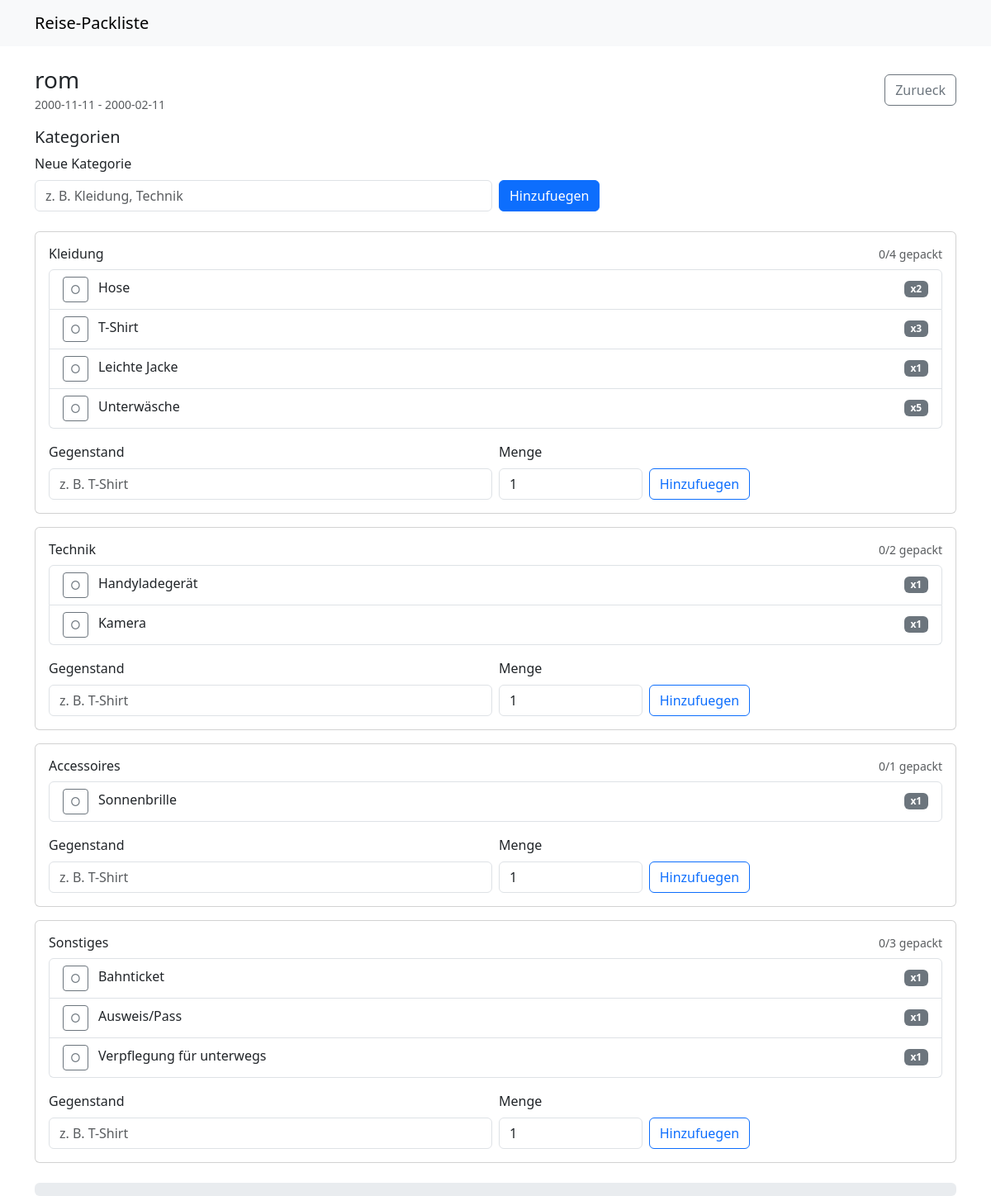
/reise/2, run on an earlier commit of the app's database.
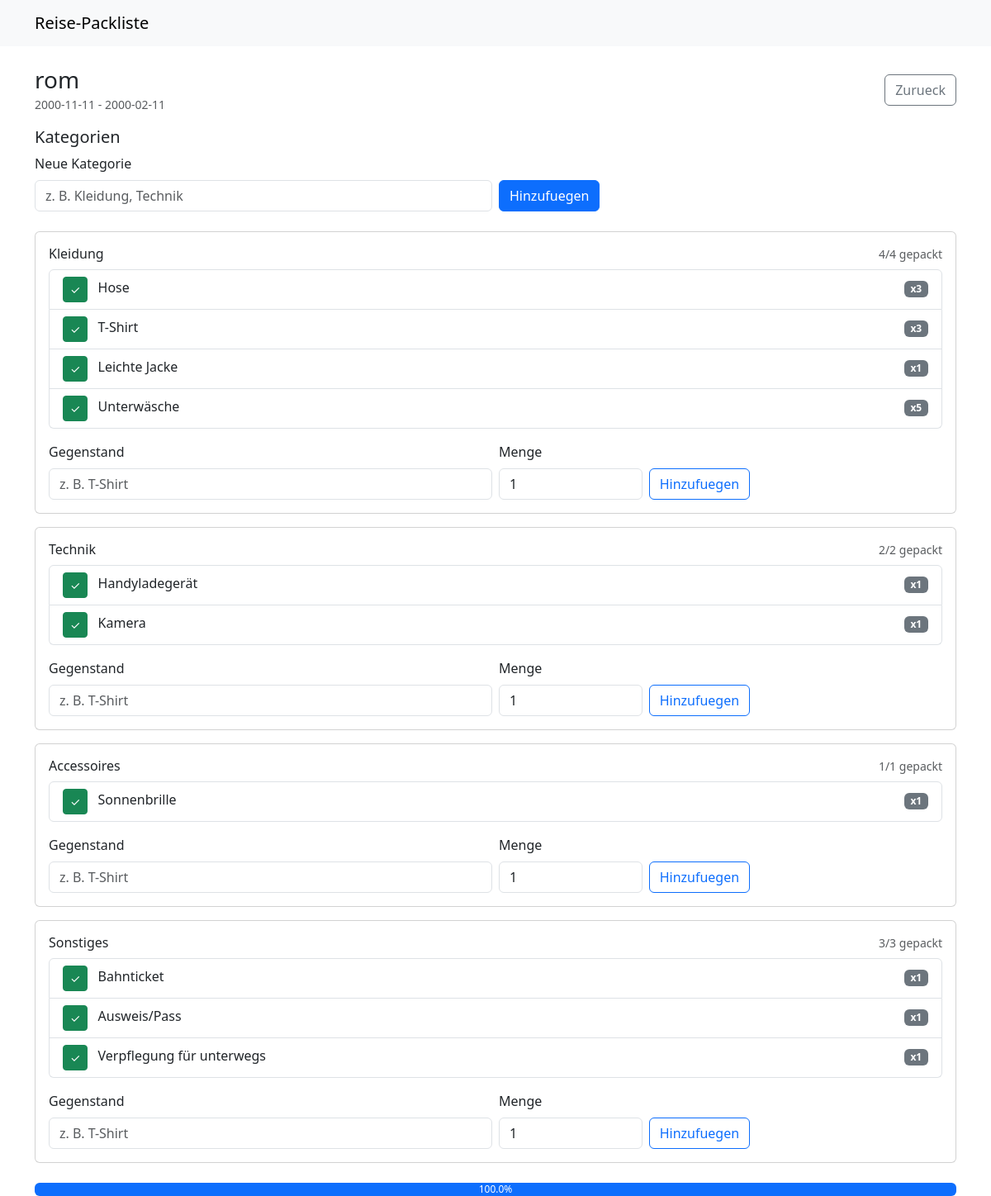
And on a later commit of the database.
### main.py (models this page shows)
class BaseModel(Model):
    class Meta:
        database = db

class ReiseModel(BaseModel):
    class Meta:
        table_name = "reisen"
    id = AutoField()
    name = CharField(max_length=200)
    startdatum = DateField()
    enddatum = DateField()
    beschreibung = TextField(default="")
    def fortschritt_berechnen(self) -> float:
        total = sum(len(k.gegenstaende) for k in self.kategorien)
        if total == 0:
            return 0.0
        gepackt = sum(
            sum(1 for g in k.gegenstaende if g.gepackt) for k in self.kategorien
        )
        return round(gepackt / total * 100.0, 2)

class KategorieModel(BaseModel):
    class Meta:
        table_name = "kategorien"
    id = AutoField()
    name = CharField(max_length=200)
    reise = ForeignKeyField(ReiseModel, backref="kategorien", on_delete="CASCADE")
    def anzahl_gepackt(self) -> int:
        return sum(1 for g in self.gegenstaende if g.gepackt)
    def anzahl_gesamt(self) -> int:
        return len(self.gegenstaende)

class GegenstandModel(BaseModel):
    class Meta:
        table_name = "gegenstaende"
    id = AutoField()
    name = CharField(max_length=200)
    menge = IntegerField(default=1)
    gepackt = BooleanField(default=False)
    kategorie = ForeignKeyField(
        KategorieModel, backref="gegenstaende", on_delete="CASCADE"
    )

### main.py (the view)
@app.get("/reise/<int:reise_id>")
def reise_detail(reise_id: int):
    r = ReiseModel.get_or_none(ReiseModel.id == reise_id)
    if not r:
        abort(404)
    return render_template("reise_detail.html", reise_id=reise_id, reise=r)

### main.py (called while the page is built)
@app.before_request
def _db_connect():
    if db.is_closed():
        db.connect(reuse_if_open=True)

@app.teardown_request
def _db_close(exception=None):
    if not db.is_closed():
        db.close()

### templates/reise_detail.html (shortened to what this page needs)
{% extends 'base.html' %}
{% block content %}
<div class="d-flex justify-content-between align-items-center mb-3">
  <div>
    <h1 class="h3 mb-0">{{ reise.name }}</h1>
    <small class="text-muted">{{ reise.startdatum }} - {{ reise.enddatum }}</small>
  </div>
  <a href="{{ url_for('index') }}" class="btn btn-outline-secondary">Zurueck</a>
  </div>
<div class="mb-4">
  <h2 class="h5">Kategorien</h2>
  <form method="post" action="{{ url_for('kategorie_hinzufuegen', reise_id=reise_id) }}" class="row g-2 align-items-end">
    <div class="col-md-6">
      <label for="kategorie_name" class="form-label">Neue Kategorie</label>
      <input type="text" class="form-control" id="kategorie_name" name="kategorie_name" placeholder="z. B. Kleidung, Technik" />
    </div>
    <div class="col-auto">
      <button class="btn btn-primary" type="submit">Hinzufuegen</button>
    </div>
  </form>
</div>
{% if reise.kategorien %}
  {% for kat in reise.kategorien %}
    {% set kat_index = loop.index0 %}
    <div class="card mb-3">
      <div class="card-body">
        <div class="d-flex justify-content-between align-items-center mb-2">
          <h3 class="h6 mb-0">{{ kat.name }}</h3>
          <small class="text-muted">{{ kat.anzahl_gepackt() }}/{{ kat.anzahl_gesamt() }} gepackt</small>
        </div>
        {% if kat.gegenstaende %}
          <ul class="list-group mb-3">
            {% for g in kat.gegenstaende %}
              <li class="list-group-item d-flex justify-content-between align-items-center">
                <div>
                  <form method="post" action="{{ url_for('toggle_gepackt', reise_id=reise_id, kat_index=kat_index, item_index=loop.index0) }}" class="d-inline">
                    <button class="btn btn-sm {{ 'btn-success' if g.gepackt else 'btn-outline-secondary' }}" type="submit" title="Gepackt umschalten">{{ '&#10003;'|safe if g.gepackt else '&#9675;'|safe }}</button>
                  </form>
                  <span class="ms-2">{{ g.name }}</span>
                </div>
                <span class="badge text-bg-secondary">x{{ g.menge }}</span>
              </li>
            {% endfor %}
          </ul>
        {% else %}
          <div class="text-muted mb-3">Noch keine Gegenstaende</div>
        {% endif %}
        <form class="row g-2" method="post" action="{{ url_for('gegenstand_hinzufuegen', reise_id=reise_id) }}">
          <div class="col-md-6">
            <label class="form-label" for="gegenstand_name_{{ loop.index0 }}">Gegenstand</label>
            <input class="form-control" id="gegenstand_name_{{ loop.index0 }}" name="gegenstand_name" placeholder="z. B. T-Shirt" />
          </div>
          <div class="col-md-2">
            <label class="form-label" for="menge_{{ loop.index0 }}">Menge</label>
            <input class="form-control" id="menge_{{ loop.index0 }}" name="menge" type="number" min="1" value="1" />
          </div>
          <div class="col-auto align-self-end">
            <button class="btn btn-outline-primary" type="submit">Hinzufuegen</button>
          </div>
        </form>
      </div>
    </div>
  {% endfor %}
{% else %}
  <div class="alert alert-secondary">Noch keine Kategorien. Lege oben eine an.</div>
{% endif %}
<div class="mt-4">
  <div class="progress" role="progressbar" aria-valuenow="{{ reise.fortschritt_berechnen() }}" aria-valuemin="0" aria-valuemax="100">
    <div class="progress-bar" style="width: {{ reise.fortschritt_berechnen() }}%">{{ reise.fortschritt_berechnen() }}%</div>
  </div>
  </div>
{% endblock %}

### templates/base.html (shortened to what this page needs)
<!doctype html>
<html lang="de">
  <head>
    <link href="https://cdn.jsdelivr.net/npm/bootstrap@5.3.3/dist/css/bootstrap.min.css" rel="stylesheet" />
  </head>
  <body>
    <nav class="navbar navbar-expand-lg navbar-light bg-light mb-4">
      <div class="container">
        <a class="navbar-brand" href="{{ url_for('index') }}">Reise-Packliste</a>
      </div>
    </nav>
    <main class="container">
      {% block content %}{% endblock %}
    </main>
  </body>
  </html>

What changed in the data, as far as the page shows it:
changed through a linked row, KategorieModel "Kleidung": anzahl_gepackt "0" → "4"
changed GegenstandModel "Hose": gepackt "○" → "✓"; menge "2" → "3"; fortschritt_berechnen (not shown) → "100.0"
changed GegenstandModel "T-Shirt": gepackt "○" → "✓"
changed GegenstandModel "Leichte Jacke": gepackt "○" → "✓"
changed GegenstandModel "Unterwäsche": gepackt "○" → "✓"
changed through a linked row, KategorieModel "Technik": anzahl_gepackt "0" → "2"
changed GegenstandModel "Handyladegerät": gepackt "○" → "✓"
changed GegenstandModel "Kamera": gepackt "○" → "✓"
changed through a linked row, KategorieModel "Accessoires": anzahl_gepackt "0" → "1"
changed GegenstandModel "Sonnenbrille": gepackt "○" → "✓"
changed through a linked row, KategorieModel "Sonstiges": anzahl_gepackt "0" → "3"
changed GegenstandModel "Bahnticket": gepackt "○" → "✓"
changed GegenstandModel "Ausweis/Pass": gepackt "○" → "✓"
changed GegenstandModel "Verpflegung für unterwegs": gepackt "○" → "✓"
